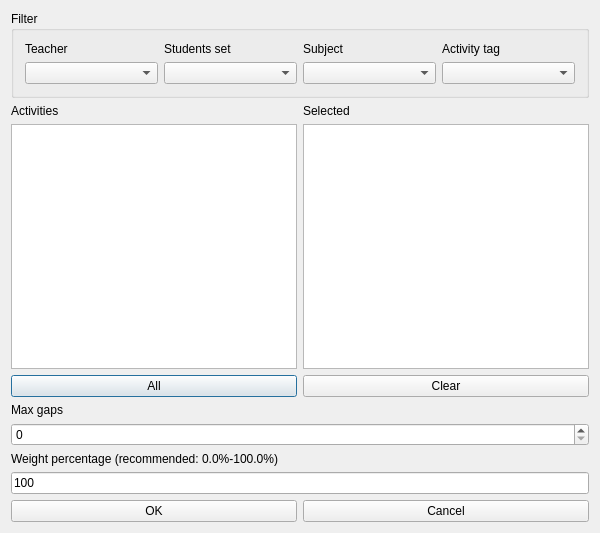
<?xml version="1.0" encoding="UTF-8"?>
<ui version="4.0">
 <class>ModifyConstraintMaxGapsBetweenActivitiesForm_template</class>
 <widget class="QDialog" name="ModifyConstraintMaxGapsBetweenActivitiesForm_template">
  <property name="geometry">
   <rect>
    <x>0</x>
    <y>0</y>
    <width>600</width>
    <height>533</height>
   </rect>
  </property>
  <property name="windowTitle">
   <string extracomment="This is the title of the dialog to modify a constraint of this type">Modify max gaps between activities</string>
  </property>
  <layout class="QGridLayout" name="gridLayout_2">
   <item row="0" column="0">
    <widget class="QGroupBox" name="filterGroupBox">
     <property name="title">
      <string>Filter</string>
     </property>
     <layout class="QGridLayout" name="gridLayout">
      <item row="0" column="0">
       <widget class="QLabel" name="teachersTextLabel">
        <property name="text">
         <string>Teacher</string>
        </property>
        <property name="wordWrap">
         <bool>false</bool>
        </property>
       </widget>
      </item>
      <item row="0" column="1">
       <widget class="QLabel" name="studentsTextLabel">
        <property name="text">
         <string>Students set</string>
        </property>
        <property name="wordWrap">
         <bool>false</bool>
        </property>
       </widget>
      </item>
      <item row="0" column="2">
       <widget class="QLabel" name="subjectsTextLabel">
        <property name="text">
         <string>Subject</string>
        </property>
        <property name="wordWrap">
         <bool>false</bool>
        </property>
       </widget>
      </item>
      <item row="0" column="3">
       <widget class="QLabel" name="activityTagsTextLabel">
        <property name="text">
         <string>Activity tag</string>
        </property>
        <property name="wordWrap">
         <bool>false</bool>
        </property>
       </widget>
      </item>
      <item row="1" column="0">
       <widget class="QComboBox" name="teachersComboBox"/>
      </item>
      <item row="1" column="1">
       <widget class="QComboBox" name="studentsComboBox"/>
      </item>
      <item row="1" column="2">
       <widget class="QComboBox" name="subjectsComboBox"/>
      </item>
      <item row="1" column="3">
       <widget class="QComboBox" name="activityTagsComboBox"/>
      </item>
     </layout>
    </widget>
   </item>
   <item row="1" column="0">
    <layout class="QHBoxLayout" name="horizontalLayout">
     <item>
      <layout class="QVBoxLayout" name="verticalLayout_2">
       <item>
        <widget class="QLabel" name="activitiesTextLabel">
         <property name="frameShape">
          <enum>QFrame::NoFrame</enum>
         </property>
         <property name="frameShadow">
          <enum>QFrame::Plain</enum>
         </property>
         <property name="text">
          <string>Activities</string>
         </property>
         <property name="wordWrap">
          <bool>false</bool>
         </property>
        </widget>
       </item>
       <item>
        <widget class="QListWidget" name="allActivitiesListWidget"/>
       </item>
       <item>
        <widget class="QPushButton" name="addAllActivitiesPushButton">
         <property name="text">
          <string comment="Text on a button. It refers to adding all activities from the list above this button into the current constraint">All</string>
         </property>
        </widget>
       </item>
      </layout>
     </item>
     <item>
      <layout class="QVBoxLayout" name="verticalLayout">
       <item>
        <widget class="QLabel" name="selectedActivitiesTextLabel">
         <property name="frameShape">
          <enum>QFrame::NoFrame</enum>
         </property>
         <property name="frameShadow">
          <enum>QFrame::Plain</enum>
         </property>
         <property name="text">
          <string comment="It refers to a list of selected activities">Selected</string>
         </property>
         <property name="wordWrap">
          <bool>false</bool>
         </property>
        </widget>
       </item>
       <item>
        <widget class="QListWidget" name="selectedActivitiesListWidget"/>
       </item>
       <item>
        <widget class="QPushButton" name="clearPushButton">
         <property name="text">
          <string>Clear</string>
         </property>
        </widget>
       </item>
      </layout>
     </item>
    </layout>
   </item>
   <item row="2" column="0">
    <layout class="QGridLayout">
     <item row="1" column="0">
      <widget class="QSpinBox" name="maxGapsSpinBox"/>
     </item>
     <item row="0" column="0">
      <widget class="QLabel" name="maxGapsTextLabel">
       <property name="frameShape">
        <enum>QFrame::NoFrame</enum>
       </property>
       <property name="frameShadow">
        <enum>QFrame::Plain</enum>
       </property>
       <property name="text">
        <string comment="It refers to the minimum number of gaps between a set of activities">Max gaps</string>
       </property>
       <property name="wordWrap">
        <bool>false</bool>
       </property>
      </widget>
     </item>
    </layout>
   </item>
   <item row="3" column="0">
    <layout class="QVBoxLayout">
     <item>
      <widget class="QLabel" name="weightTextLabel">
       <property name="frameShape">
        <enum>QFrame::NoFrame</enum>
       </property>
       <property name="frameShadow">
        <enum>QFrame::Plain</enum>
       </property>
       <property name="text">
        <string>Weight percentage (recommended: 0.0%-100.0%)</string>
       </property>
       <property name="wordWrap">
        <bool>false</bool>
       </property>
      </widget>
     </item>
     <item>
      <widget class="QLineEdit" name="weightLineEdit">
       <property name="text">
        <string notr="true">100</string>
       </property>
      </widget>
     </item>
    </layout>
   </item>
   <item row="4" column="0">
    <layout class="QHBoxLayout">
     <item>
      <widget class="QPushButton" name="okPushButton">
       <property name="text">
        <string>OK</string>
       </property>
      </widget>
     </item>
     <item>
      <widget class="QPushButton" name="cancelPushButton">
       <property name="text">
        <string>Cancel</string>
       </property>
      </widget>
     </item>
    </layout>
   </item>
  </layout>
 </widget>
 <layoutdefault spacing="6" margin="11"/>
 <resources/>
 <connections/>
</ui>
